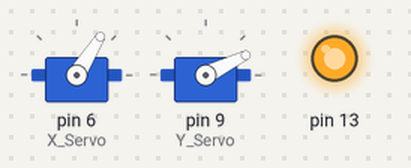
Bench run of a sketch on a simulated Arduino Uno, built with avr-gcc and run on an emulated ATmega328P. Shown: 2 × servo, output pins drawn as LEDs (lit = HIGH). Random numbers use the default seed unless the sketch sets one.

Above: at 0.15 s.
At 2.9 s:
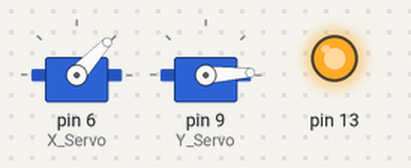
At 20.2 s:
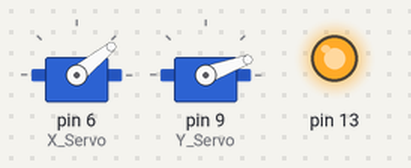
At 34.2 s:
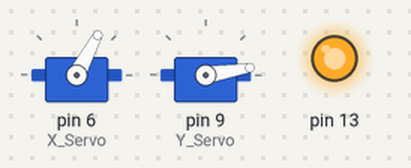
Timing chart, 0 to 40.0 s (numbered marks = the images above):
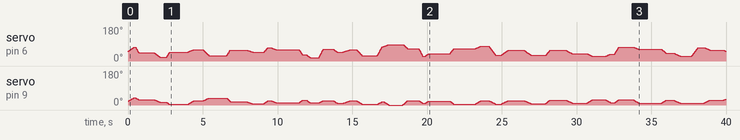

The sketch:

laserTower.ino
```cpp
/*
   laserTower.ino

   Ninja Cat - a robot laser-tower toy that randomly moves a servo tower on the X and Y axis
   and lights up an attached laser to train your cat to be a ninja.

   HOW IT WORKS:
   The program loops, randomly choosing an (X,Y) position for the laser to point within
   a defined boundary (play space). New positions are checked to be greater than "MIN_MOVE"
   from the old position and the laser stays still for a random time between "MIN_FREEZE"
   and "MAX_FREEZE" to simulate a real bug flying around and landing.

   Created 26 Oct 2018 by William Greenfield
 */

 #include <Servo.h>

/* MODIFY THESE IF YOU WANT */

 #define MIN_X 10        // X-servo angle range [MIN_X, MAX_X]
 #define MAX_X 90
 #define MIN_Y 0         // Y-servo angle range [MIN_Y, MAX_Y]
 #define MAX_Y 40
 #define MIN_MOVE 10      // smallest distance allowed for a new location from the current position
 #define MIN_FREEZE 100   // time to wait until next move
 #define MAX_FREEZE 1500
 #define MIN_MOVE_TIME 20 // time it takes the servos to move to new position
 #define MAX_MOVE_TIME 50

/* CODE BELOW THIS LINE SHOULDNT NEED MODIFICATION */

 float rand_freeze; //random time between moves
 float x_pos = MIN_X + (MAX_X - MIN_X) / 2; //center of laser range
 float y_pos = MIN_Y + (MAX_Y - MIN_Y) / 2;
 float x_old = x_pos;
 float y_old = y_pos;
 float x_new;
 float y_new;

 float move_time; //duration of a move
 float x_velocity;
 float y_velocity;
 int i; //loop counter

// Instantiating servos
Servo X_Servo;
Servo Y_Servo;

void setup(){
  X_Servo.attach(6); // X-servo to pin 6
  Y_Servo.attach(9); // Y-servo to pin 9
  pinMode(13, OUTPUT);
  digitalWrite(13, HIGH);

  //Write starting position to servos
  X_Servo.write(x_pos);
  Y_Servo.write(y_pos);
}

void loop(){
  rand_freeze = random(MIN_FREEZE, MAX_FREEZE);
  move_time = random(MIN_MOVE_TIME,MAX_MOVE_TIME);
  x_new = random(MIN_X + MIN_MOVE, MAX_X - MIN_MOVE);
  y_new = random(MIN_Y + MIN_MOVE, MAX_Y - MIN_MOVE);

//checks that abs(x_new) is greater than MIN_MOVE. If not, add or subtract MIN_MOVE
  if(abs(x_new - x_old) < MIN_MOVE){
    if(x_new > x_old)
      x_new += MIN_MOVE;
    else if(x_new < x_old)
      x_new -= MIN_MOVE;
  }

//checks that abs(y_new) is greater than MIN_MOVE. If not, add or subtract MIN_MOVE
  if(abs(y_new - y_old) < MIN_MOVE){
    if(y_new > y_old)
      y_new += MIN_MOVE;
    else if(y_new < y_old)
      y_new -= MIN_MOVE;
  }

  //divide distance by move_time to determine a "velocity"
  x_velocity = (x_new - x_old) / move_time;
  y_velocity = (y_new - y_old) / move_time;

  //increment position by "velocity"
  for (i=0; i < move_time; i++) {
      x_pos += x_velocity;
      y_pos += y_velocity;
      X_Servo.write(x_pos);
      Y_Servo.write(y_pos);
      delay(10);
  }

  //updates old positions
  x_old = x_new;
  y_old = y_new;

  //delay beofore moving to next position
  delay(rand_freeze);


}
```
